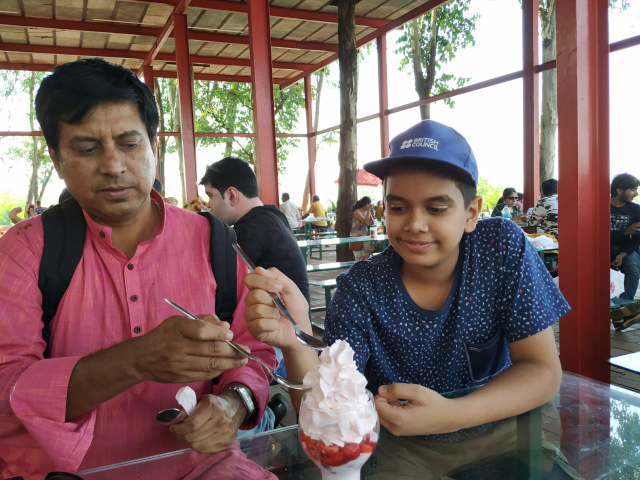
#> input picture photo.jpg, 1280 x 960 px (shown at 1/2 size)
$ jupyter execute Image_project.ipynb   (shell and % lines are left out)
#> lines starting #> are read from the running program, lines starting #| are printed output that depends on the picture
[cell 1]
import numpy as np
from skimage import io

[cell 2]
PIC = io.imread('photo.jpg')
#> PIC is the input picture: shape (960, 1280, 3); mean R, G, B 125.5, 102.8, 100.3

[cell 3]
PIC

[cell 4]
PIC.shape
#> Out = (960, 1280, 3)

[cell 5]
PIC.ndim
#> Out = 3

[cell 6]
io.imshow(PIC)

[cell 7]
io.imshow(PIC[:, ::-1])
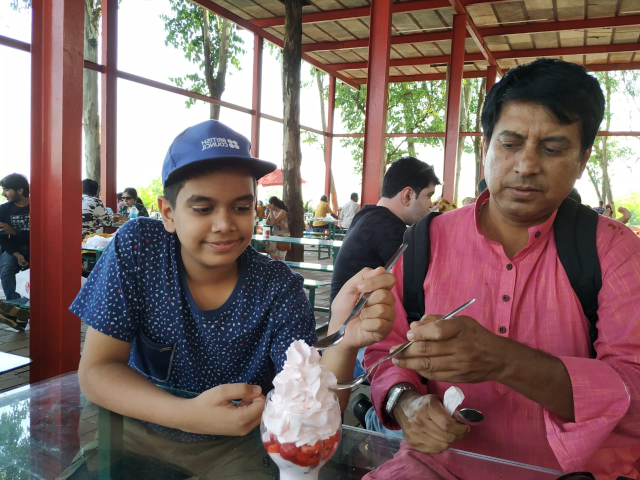
#> shown: shape (960, 1280, 3) (shown at 1/2 size); mean R, G, B 125.5, 102.8, 100.3

[cell 8]
io.imshow(PIC[::-1, :])
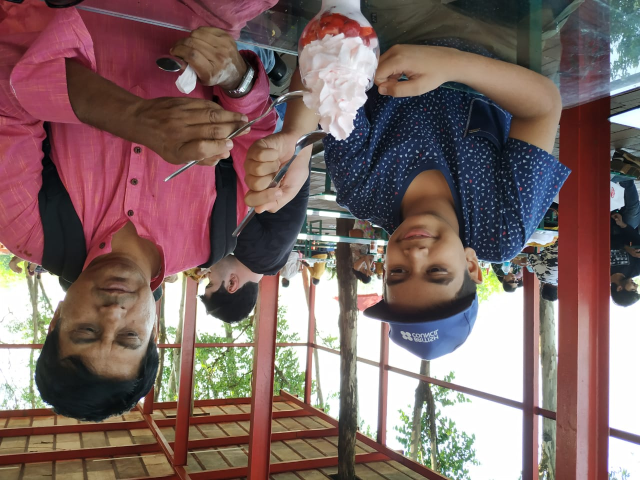
#> shown: shape (960, 1280, 3) (shown at 1/2 size); mean R, G, B 125.5, 102.8, 100.3

[cell 9]
io.imshow(PIC[::2, ::2])
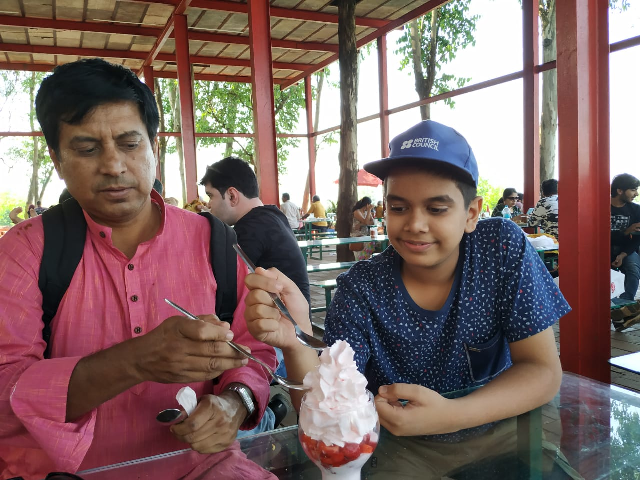
#> shown: shape (480, 640, 3); mean R, G, B 125.6, 102.7, 100.3

[cell 10]
io.imshow(PIC)

[cell 11]
#300-450, 400-600
io.imshow(PIC[300:450, 400:550])
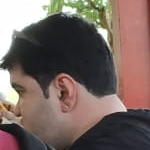
#> shown: shape (150, 150, 3); mean R, G, B 118.3, 101.5, 95.9

[cell 12]
x = PIC.copy()
for i in range(960):
    for j in range(1280):
        PIC[i, j] = PIC[i, j].mean()
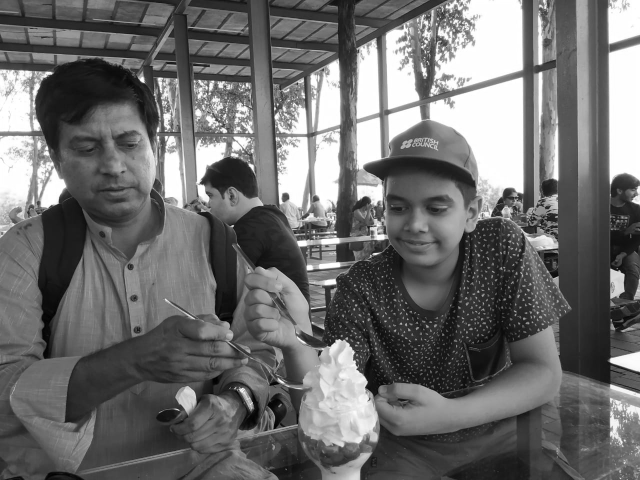
#> PIC: shape (960, 1280, 3) (shown at 1/2 size); min 0, max 255, mean 109.2
io.imshow(PIC)
